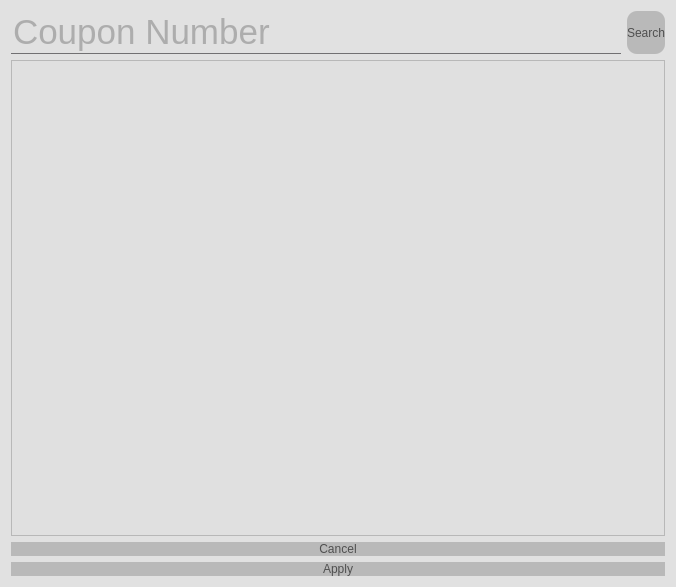
<?xml version="1.0" encoding="UTF-8"?>
<ui version="4.0">
 <class>Form</class>
 <widget class="QWidget" name="Form">
  <property name="geometry">
   <rect>
    <x>0</x>
    <y>0</y>
    <width>676</width>
    <height>587</height>
   </rect>
  </property>
  <property name="windowTitle">
   <string>Form</string>
  </property>
  <property name="styleSheet">
   <string notr="true">*
{
	
	font: 26pt &quot;MS Shell Dlg 2&quot;;
	
	color: rgb(79, 79, 79);
	background-color:  rgba(223, 223, 223, 200);
}


QPushButton
{ 
	alternate-background-color: rgb(255, 255, 255);
	
	background-color: rgb(185, 185, 185);
	border-width: 2px;
    border-radius: 10px;
	position: center;
 }

QPushButton:hover
{
	background: rgba(225, 225, 225, 180);
	border-style: dashed;
}

QPushButton:pressed
{
	
	background-color: rgb(136, 136, 136);
	border-width: 2px;
    border-radius: 10px;
}

QToolButton
{ 
	alternate-background-color: rgb(255, 255, 255);
	
	background-color: rgb(185, 185, 185);
	border-width: 2px;
    border-radius: 10px;
	position: center;
 }

QToolButton:hover
{
	background: rgba(225, 225, 225, 180);
	border-style: dashed;
}

QToolButton:pressed
{
	
	background-color: rgb(136, 136, 136);
	border-width: 2px;
    border-radius: 10px;
}

QLineEdit
{
	background: transparent;
	color: rgb(121, 121, 121);
	border: none;
	border-bottom: 1px solid #717072
}
</string>
  </property>
  <layout class="QVBoxLayout" name="verticalLayout">
   <item>
    <layout class="QHBoxLayout" name="horizontalLayout">
     <item>
      <widget class="QLineEdit" name="le_coupon_id">
       <property name="sizePolicy">
        <sizepolicy hsizetype="MinimumExpanding" vsizetype="Maximum">
         <horstretch>0</horstretch>
         <verstretch>0</verstretch>
        </sizepolicy>
       </property>
       <property name="font">
        <font>
         <family>MS Shell Dlg 2</family>
         <pointsize>26</pointsize>
         <italic>false</italic>
         <bold>false</bold>
        </font>
       </property>
       <property name="layoutDirection">
        <enum>Qt::LeftToRight</enum>
       </property>
       <property name="inputMethodHints">
        <set>Qt::ImhDigitsOnly|Qt::ImhFormattedNumbersOnly</set>
       </property>
       <property name="text">
        <string/>
       </property>
       <property name="placeholderText">
        <string>Coupon Number</string>
       </property>
      </widget>
     </item>
     <item>
      <widget class="QPushButton" name="btn_search">
       <property name="sizePolicy">
        <sizepolicy hsizetype="Preferred" vsizetype="Preferred">
         <horstretch>0</horstretch>
         <verstretch>0</verstretch>
        </sizepolicy>
       </property>
       <property name="text">
        <string>Search</string>
       </property>
       <property name="icon">
        <iconset resource="../resource/resource.qrc">
         <normaloff>:/Simple icons/simple_icons/fi-rr-search.svg</normaloff>:/Simple icons/simple_icons/fi-rr-search.svg</iconset>
       </property>
       <property name="iconSize">
        <size>
         <width>32</width>
         <height>32</height>
        </size>
       </property>
      </widget>
     </item>
    </layout>
   </item>
   <item>
    <widget class="QTextBrowser" name="tb_coupon_info"/>
   </item>
   <item>
    <widget class="QDialogButtonBox" name="bb_coupon">
     <property name="sizePolicy">
      <sizepolicy hsizetype="MinimumExpanding" vsizetype="Maximum">
       <horstretch>0</horstretch>
       <verstretch>0</verstretch>
      </sizepolicy>
     </property>
     <property name="font">
      <font>
       <family>MS Shell Dlg 2</family>
       <pointsize>26</pointsize>
       <italic>false</italic>
       <bold>false</bold>
      </font>
     </property>
     <property name="layoutDirection">
      <enum>Qt::LeftToRight</enum>
     </property>
     <property name="autoFillBackground">
      <bool>false</bool>
     </property>
     <property name="orientation">
      <enum>Qt::Vertical</enum>
     </property>
     <property name="standardButtons">
      <set>QDialogButtonBox::Apply|QDialogButtonBox::Cancel</set>
     </property>
     <property name="centerButtons">
      <bool>true</bool>
     </property>
    </widget>
   </item>
  </layout>
 </widget>
 <resources>
  <include location="../resource/resource.qrc"/>
 </resources>
 <connections/>
</ui>
